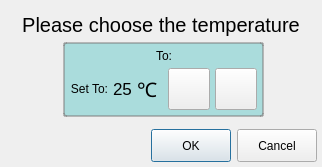
<?xml version="1.0" encoding="UTF-8"?>
<ui version="4.0">
 <class>HacTempInputDialog</class>
 <widget class="QDialog" name="HacTempInputDialog">
  <property name="geometry">
   <rect>
    <x>0</x>
    <y>0</y>
    <width>322</width>
    <height>167</height>
   </rect>
  </property>
  <property name="windowTitle">
   <string>Dialog</string>
  </property>
  <property name="styleSheet">
   <string notr="true">QLabel#titleLabel {
	padding-width-left:5px;
	padding-width-right:5px;
	border: 1px solid white;
	border-radius: 10px;
	min-width: 100px;
	min-height: 20px;
}

QFrame#frame_1  {
	border: 2px solid rgb(125, 125, 125, 50%);
	border-radius: 3px;
	background-color:rgb(100, 200, 200, 50%);
}

QFrame#frame_1 QPushButton {
	min-width: 40px;
	min-height: 40px;
	max-width: 40px;
	max-height: 40px;
	border-image: url(:/Hac/round-button.png);
}

QPushButton#upButton {
	image: url(:/Hac/up-arrow-black.png);
}
QPushButton#upButton:pressed {
	image: url(:/Hac/up-arrow-red.png);
}
QPushButton#downButton {
	image: url(:/Hac/down-arrow-black.png);
}
QPushButton#downButton:pressed {
	image: url(:/Hac/down-arrow-red.png);
}
QDialogButtonBox QPushButton {
	border-image: url(:/Hac/background-rect-button.png);
	min-height: 25px;
	min-width: 70px;
}</string>
  </property>
  <layout class="QGridLayout" name="gridLayout_3">
   <property name="margin">
    <number>5</number>
   </property>
   <property name="spacing">
    <number>5</number>
   </property>
   <item row="0" column="2">
    <spacer name="verticalSpacer">
     <property name="orientation">
      <enum>Qt::Vertical</enum>
     </property>
     <property name="sizeHint" stdset="0">
      <size>
       <width>201</width>
       <height>0</height>
      </size>
     </property>
    </spacer>
   </item>
   <item row="2" column="0" colspan="4">
    <widget class="QLabel" name="label_5">
     <property name="font">
      <font>
       <pointsize>15</pointsize>
      </font>
     </property>
     <property name="text">
      <string>Please choose the temperature</string>
     </property>
     <property name="alignment">
      <set>Qt::AlignCenter</set>
     </property>
     <property name="wordWrap">
      <bool>true</bool>
     </property>
    </widget>
   </item>
   <item row="2" column="3" rowspan="2">
    <spacer name="horizontalSpacer">
     <property name="orientation">
      <enum>Qt::Horizontal</enum>
     </property>
     <property name="sizeHint" stdset="0">
      <size>
       <width>56</width>
       <height>101</height>
      </size>
     </property>
    </spacer>
   </item>
   <item row="2" column="1" rowspan="2">
    <spacer name="horizontalSpacer_5">
     <property name="orientation">
      <enum>Qt::Horizontal</enum>
     </property>
     <property name="sizeHint" stdset="0">
      <size>
       <width>57</width>
       <height>101</height>
      </size>
     </property>
    </spacer>
   </item>
   <item row="3" column="2">
    <widget class="QFrame" name="frame_1">
     <property name="sizePolicy">
      <sizepolicy hsizetype="Preferred" vsizetype="MinimumExpanding">
       <horstretch>0</horstretch>
       <verstretch>0</verstretch>
      </sizepolicy>
     </property>
     <property name="frameShape">
      <enum>QFrame::StyledPanel</enum>
     </property>
     <property name="frameShadow">
      <enum>QFrame::Plain</enum>
     </property>
     <layout class="QGridLayout" name="gridLayout_2">
      <property name="margin">
       <number>5</number>
      </property>
      <property name="spacing">
       <number>5</number>
      </property>
      <item row="0" column="0" colspan="6">
       <layout class="QGridLayout" name="gridLayout">
        <item row="0" column="1">
         <widget class="QLabel" name="startLabel">
          <property name="sizePolicy">
           <sizepolicy hsizetype="Expanding" vsizetype="Preferred">
            <horstretch>0</horstretch>
            <verstretch>0</verstretch>
           </sizepolicy>
          </property>
          <property name="text">
           <string/>
          </property>
          <property name="alignment">
           <set>Qt::AlignCenter</set>
          </property>
         </widget>
        </item>
        <item row="0" column="2">
         <widget class="QLabel" name="label_2">
          <property name="text">
           <string>To:</string>
          </property>
          <property name="alignment">
           <set>Qt::AlignCenter</set>
          </property>
         </widget>
        </item>
        <item row="0" column="3">
         <widget class="QLabel" name="endLabel">
          <property name="sizePolicy">
           <sizepolicy hsizetype="Expanding" vsizetype="Preferred">
            <horstretch>0</horstretch>
            <verstretch>0</verstretch>
           </sizepolicy>
          </property>
          <property name="text">
           <string/>
          </property>
          <property name="alignment">
           <set>Qt::AlignCenter</set>
          </property>
         </widget>
        </item>
       </layout>
      </item>
      <item row="1" column="0">
       <widget class="QLabel" name="setLabel">
        <property name="text">
         <string>Set To:</string>
        </property>
        <property name="alignment">
         <set>Qt::AlignRight|Qt::AlignTrailing|Qt::AlignVCenter</set>
        </property>
       </widget>
      </item>
      <item row="1" column="1">
       <widget class="QLabel" name="tempLabel">
        <property name="font">
         <font>
          <pointsize>13</pointsize>
         </font>
        </property>
        <property name="text">
         <string>25</string>
        </property>
       </widget>
      </item>
      <item row="1" column="4">
       <widget class="QPushButton" name="downButton">
        <property name="autoRepeat">
         <bool>true</bool>
        </property>
       </widget>
      </item>
      <item row="1" column="5">
       <widget class="QPushButton" name="upButton">
        <property name="autoRepeat">
         <bool>true</bool>
        </property>
       </widget>
      </item>
      <item row="1" column="2">
       <widget class="QLabel" name="unitLabel">
        <property name="font">
         <font>
          <family>unifont</family>
          <pointsize>15</pointsize>
         </font>
        </property>
        <property name="text">
         <string>℃</string>
        </property>
       </widget>
      </item>
     </layout>
    </widget>
   </item>
   <item row="4" column="1" colspan="2">
    <spacer name="verticalSpacer_2">
     <property name="orientation">
      <enum>Qt::Vertical</enum>
     </property>
     <property name="sizeHint" stdset="0">
      <size>
       <width>201</width>
       <height>1</height>
      </size>
     </property>
    </spacer>
   </item>
   <item row="5" column="1" colspan="3">
    <widget class="QDialogButtonBox" name="buttonBox">
     <property name="orientation">
      <enum>Qt::Horizontal</enum>
     </property>
     <property name="standardButtons">
      <set>QDialogButtonBox::Cancel|QDialogButtonBox::Ok</set>
     </property>
    </widget>
   </item>
  </layout>
 </widget>
 <resources/>
 <connections>
  <connection>
   <sender>buttonBox</sender>
   <signal>accepted()</signal>
   <receiver>HacTempInputDialog</receiver>
   <slot>accept()</slot>
   <hints>
    <hint type="sourcelabel">
     <x>248</x>
     <y>254</y>
    </hint>
    <hint type="destinationlabel">
     <x>157</x>
     <y>274</y>
    </hint>
   </hints>
  </connection>
  <connection>
   <sender>buttonBox</sender>
   <signal>rejected()</signal>
   <receiver>HacTempInputDialog</receiver>
   <slot>reject()</slot>
   <hints>
    <hint type="sourcelabel">
     <x>316</x>
     <y>260</y>
    </hint>
    <hint type="destinationlabel">
     <x>286</x>
     <y>274</y>
    </hint>
   </hints>
  </connection>
 </connections>
</ui>
